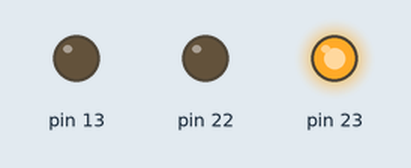
Bench run of a sketch on a simulated Arduino Uno, built with avr-gcc and run on an emulated ATmega328P. On the bench: output pins drawn as LEDs (lit = HIGH).

Above: at 4.6 s.
At 15.3 s:
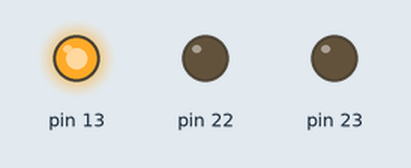
At 23.0 s:
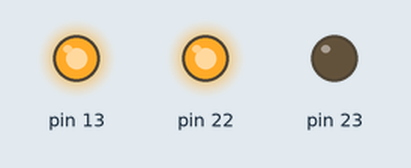
Timing chart, 0 to 33.3 s (numbered marks = the images above):
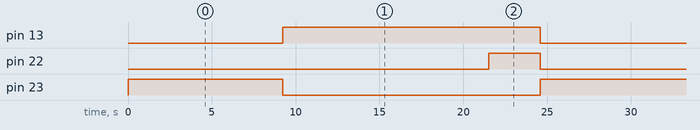

Measured:
- by itself, pin 13: alternates HIGH for 15.4 s and LOW for 10.2 s
- by itself, pin 22: alternates HIGH for 3.1 s and LOW for 22.5 s
- by itself, pin 23: alternates HIGH for 10.2 s and LOW for 15.4 s

The sketch:

semaforo.ino
```cpp
void setup(){

  cli();

  DDRB |= 1 << DDB7;
  PORTB |= 1 << PORTB7;
  DDRB |= 1 << DDB6;
  DDRB |= 1 << DDB5;

  TCCR1A = 0;
  TCCR1B = 0;

  TCCR1B |= 1 << CS12;
  TCCR1B |= 1 << CS10;

  TCCR1B |= 1<< WGM12;

  OCR1AH = 0x3E;
  OCR1AL = 0x80;

  sei();
}

void loop(){

  asm volatile(
  "cbi 0x05, 0x05 \n\t"
  "cbi 0x05, 0x06 \n\t"
  "sbi 0x05, 0x07 \n\t"
  "ldi r16, 0x0A \n\t"
  "rouge: sbis 0x16, 0x01 \n\t"
  "rjmp rouge \n\t"
  "sbi 0x16, 1 \n\t"
  "dec r16 \n\t"
  "brne rouge \n\t"
  "cbi 0x05, 0x07 \n\t"
  "sbi 0x05, 0x05 \n\t"
  "ldi r16, 0x0C \n\t"
  "vert: sbis 0x16, 0x01 \n\t"
  "rjmp vert \n\t"
  "sbi 0x16, 1 \n\t"
  "dec r16 \n\t"
  "brne vert \n\t"
  "sbi 0x05, 0x06 \n\t"
  "ldi r16, 0x03 \n\t"
  "jaune: sbis 0x16, 0x01 \n\t"
  "rjmp jaune \n\t"
  "sbi 0x16, 1 \n\t"
  "dec r16 \n\t"
  "brne jaune \n\t"

  );


}
```
